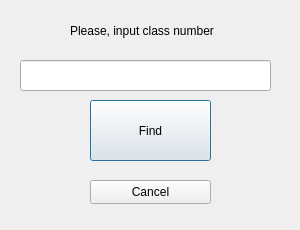
<?xml version="1.0" encoding="UTF-8"?>
<ui version="4.0">
 <class>check_class</class>
 <widget class="QDialog" name="check_class">
  <property name="geometry">
   <rect>
    <x>0</x>
    <y>0</y>
    <width>300</width>
    <height>230</height>
   </rect>
  </property>
  <property name="windowTitle">
   <string>Dialog</string>
  </property>
  <widget class="QPushButton" name="find_button">
   <property name="geometry">
    <rect>
     <x>90</x>
     <y>100</y>
     <width>121</width>
     <height>61</height>
    </rect>
   </property>
   <property name="text">
    <string>Find</string>
   </property>
  </widget>
  <widget class="QPushButton" name="cancel_button">
   <property name="geometry">
    <rect>
     <x>90</x>
     <y>180</y>
     <width>121</width>
     <height>24</height>
    </rect>
   </property>
   <property name="text">
    <string>Cancel</string>
   </property>
  </widget>
  <widget class="QLabel" name="label">
   <property name="geometry">
    <rect>
     <x>70</x>
     <y>10</y>
     <width>161</width>
     <height>41</height>
    </rect>
   </property>
   <property name="text">
    <string>Please, input class number</string>
   </property>
  </widget>
  <widget class="QLineEdit" name="lineEdit">
   <property name="geometry">
    <rect>
     <x>20</x>
     <y>60</y>
     <width>251</width>
     <height>31</height>
    </rect>
   </property>
  </widget>
 </widget>
 <resources/>
 <connections/>
</ui>
